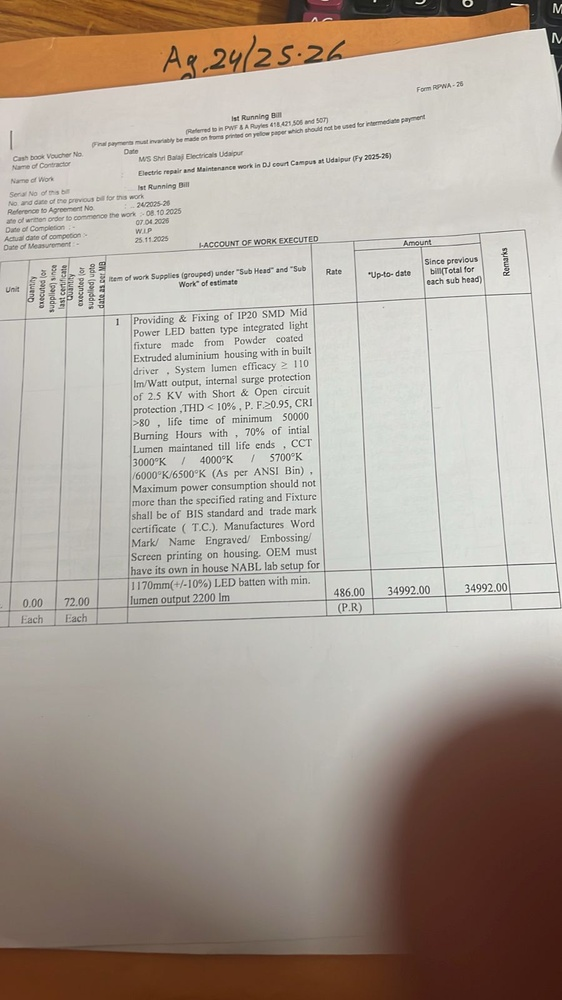
#> input picture ATTACHED_ASSETS/title.jpeg, 562 x 1000 px, shrunk from 900 x 1600 before the run
$ python insert_title_into_image.py
#> lines starting #> are read from the running program, lines starting #| are printed output that depends on the picture
#!/usr/bin/env python3
"""
Script to insert title data into the title.jpeg image in the ATTACHED_ASSETS folder.
This script adds text overlay to the title.jpeg image based on data provided.
"""

import os
from pathlib import Path
import pandas as pd
from PIL import Image, ImageDraw, ImageFont
import json

def load_config():
    """
    Load configuration from config/title_config.json
    """
    config_path = os.path.join("config", "title_config.json")
    if os.path.exists(config_path):
        with open(config_path, 'r') as f:
#> (reads config/title_config.json from the repository)
            return json.load(f)
    else:
        # Return default configuration
        return {
            "title_data": {
                "Project Name": "Smart Building Electrical Works",
                "Contract No": "CB/ELEC/2025/001",
                "Work Order No": "WO/ELEC/2025/045"
            },
            "image_settings": {
                "font_size": 40,
                "text_positions": {
                    "project_name": [50, 50],
                    "contract_no": [50, 120],
                    "work_order_no": [50, 190]
                },
                "text_color": [255, 255, 255],
                "shadow_color": [0, 0, 0],
                "shadow_offset": [2, 2]
            }
        }

def insert_title_into_image(title_data=None, output_path=None):
    """
    Insert title data into the title.jpeg image.

    Args:
        title_data (dict): Dictionary containing title information. If None, loads from config.
        output_path (str): Path to save the modified image (optional)

    Returns:
        str: Path to the modified image
    """
#> called with output_path = 'title_modified.jpeg'
    # Load config if no title_data provided
    if title_data is None:
        config = load_config()
        title_data = config.get("title_data", {})
        image_settings = config.get("image_settings", {})
    else:
        # Use default image settings when title_data is provided
        image_settings = {
            "font_size": 40,
            "text_positions": {
                "project_name": [50, 50],
                "contract_no": [50, 120],
                "work_order_no": [50, 190]
            },
            "text_color": [255, 255, 255],
            "shadow_color": [0, 0, 0],
            "shadow_offset": [2, 2]
        }

    # Define paths
    assets_folder = "ATTACHED_ASSETS"
    input_image = os.path.join(assets_folder, "title.jpeg")

    # Check if input image exists
    if not os.path.exists(input_image):
        raise FileNotFoundError(f"Input image not found: {input_image}")

    # Load the image
    image = Image.open(input_image)
#> image is the input picture: PIL image 562x1000 RGB; mean R, G, B 174.1, 163.1, 153.1

    # Create a drawing context
    draw = ImageDraw.Draw(image)

    # Try to load a font, fallback to default if not available
    try:
        # Try to use a better font if available
        font = ImageFont.truetype("arial.ttf", image_settings.get("font_size", 40))
    except:
        try:
            font = ImageFont.truetype("DejaVuSans.ttf", image_settings.get("font_size", 40))
        except:
            font = ImageFont.load_default()

    # Extract title information from data
    project_name = title_data.get("Project Name", "Project Name Not Available")
    contract_no = title_data.get("Contract No", "")
    work_order_no = title_data.get("Work Order No", "")

    # Get text positions from config
    positions = image_settings.get("text_positions", {})
    project_pos = positions.get("project_name", [50, 50])
    contract_pos = positions.get("contract_no", [50, 120])
    work_order_pos = positions.get("work_order_no", [50, 190])

    # Get colors from config
    text_color = tuple(image_settings.get("text_color", [255, 255, 255]))
    shadow_color = tuple(image_settings.get("shadow_color", [0, 0, 0]))
    shadow_offset = image_settings.get("shadow_offset", [2, 2])

    # Define text positions and content
    texts = [
        (project_name, project_pos),
        (f"Contract No: {contract_no}", contract_pos),
        (f"Work Order No: {work_order_no}", work_order_pos)
    ]

    # Add text to image
    for text, position in texts:
        # Add shadow for better visibility
        shadow_pos = (position[0] + shadow_offset[0], position[1] + shadow_offset[1])
        draw.text(shadow_pos, text, fill=shadow_color, font=font)
        # Add main text
        draw.text(position, text, fill=text_color, font=font)

    # Determine output path
    if output_path is None:
        output_path = os.path.join(assets_folder, "title_modified.jpeg")

    # Save the modified image
    image.save(output_path, "JPEG", quality=95)
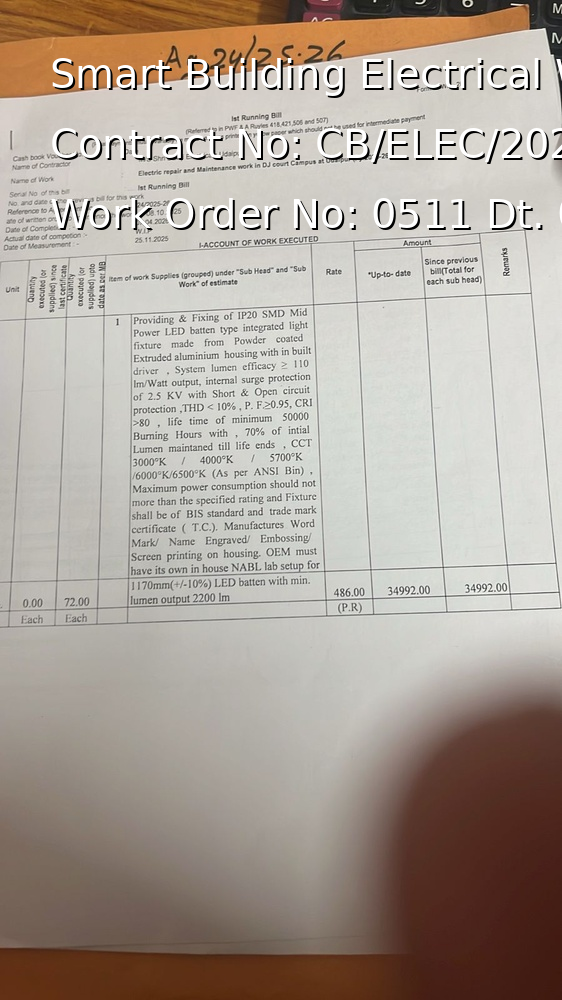
#> saved as title_modified.jpeg: PIL image 562x1000 RGB; mean R, G, B 172.8, 162.2, 152.6

    print(f"Modified image saved to: {output_path}")
    return output_path

def load_sample_title_data():
    """
    Load sample title data for testing purposes.
    """
    config = load_config()
    return config.get("title_data", {
        "Project Name": "Smart Building Electrical Works",
        "Contract No": "CB/ELEC/2025/001",
        "Work Order No": "WO/ELEC/2025/045"
    })

# [43 lines left out: function load_title_data_from_excel_file, not called in this run]

if __name__ == "__main__":
    import sys

    # Example usage
    print("Inserting title data into image...")

    # Check if an Excel file path is provided as command line argument
    if len(sys.argv) > 1:
        excel_file_path = sys.argv[1]
        print(f"Loading title data from Excel file: {excel_file_path}")
        title_data = load_title_data_from_excel_file(excel_file_path)
        if not title_data:
            print("Failed to load title data from Excel file, using default config...")
            title_data = load_sample_title_data()
        output_filename = f"title_modified_{Path(excel_file_path).stem}.jpeg"
    else:
        # Load sample data (in a real scenario, this would come from your application data)
        print("Using default configuration...")
        title_data = load_sample_title_data()
        output_filename = "title_modified.jpeg"

    try:
        # Insert title into image
        output_file = insert_title_into_image(title_data, output_filename)
        print(f"Success! Modified image saved as: {output_file}")
    except Exception as e:
        print(f"Error: {e}")
